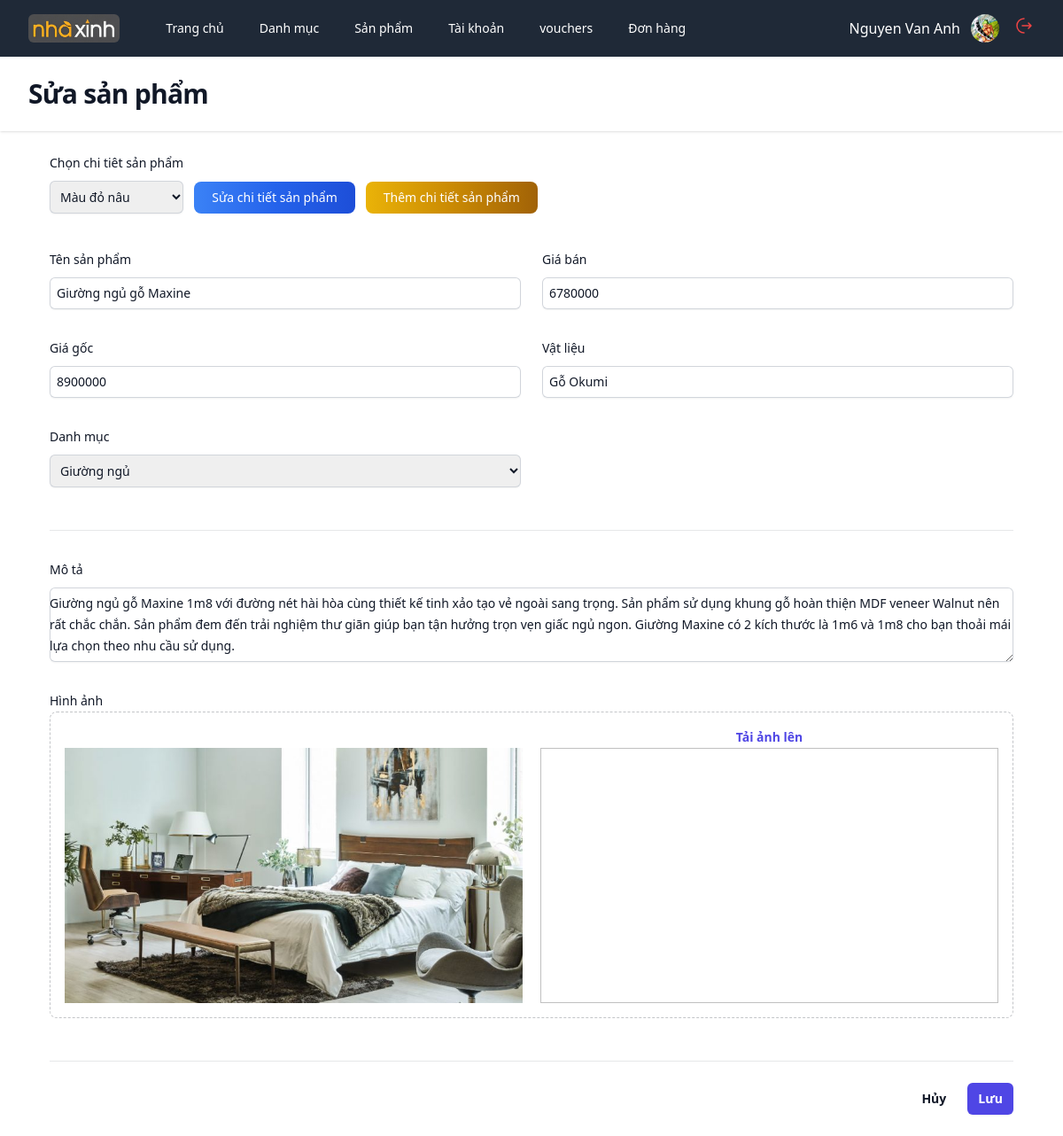
The app's page /admin?act=edit-product&id=25 (signed in) with its own data.
### tables this page shows
CREATE TABLE `products` (
  `id` int(10) NOT NULL,
  `name_product` varchar(200) NOT NULL,
  `description` text NOT NULL,
  `price` float NOT NULL,
  `origin_price` int(11) NOT NULL,
  `thumbnail` varchar(200) NOT NULL,
  `material` varchar(200) NOT NULL,
  `sold` int(11) NOT NULL DEFAULT 0,
  `created_at` varchar(200) NOT NULL,
  `id_category` int(10) NOT NULL,
  `is_deleted` tinyint(1) NOT NULL DEFAULT 0
);

CREATE TABLE `categories` (
  `id` int(10) NOT NULL,
  `name_category` varchar(200) NOT NULL,
  `image` varchar(200) NOT NULL,
  `is_deleted` tinyint(1) NOT NULL DEFAULT 0
);

### core.php (called while the page is built, shortened)
<?php
function viewAdmin($view, $values = [])
{
    return include("../views/admin/$view.php");
}
class Req
{
    public function __construct(
        Categories $categoriesService,
        Products $productsService,
        Users $usersService,
        Vouchers $vouchersService,
        CartsDetail $cartsService,
        Bills $billsService,
        ProductsBill $productsBillService,
        ProductDetail $productsDetailService,
        Images $imagesService,
        Reviews $reviewsService,
    ) {
        $this->categoriesService = $categoriesService;
        $this->productsService = $productsService;
        $this->productsDetailService = $productsDetailService;
    }
}

### controllers/admin/ProductsController.php (called while the page is built, shortened)
<?php
function controller_edit_products(Req $req)
{
    $error = '';
    $id = $_GET['id'];
    $categories = $req->categoriesService->getAll();
    $product = $req->productsService->findOne($id);
    $productsDetail = $req->productsDetailService->getAllProduct($id);
    return viewAdmin("editProduct", [
        'product' => $product,
        'categories' => $categories,
        'productsDetail' => $productsDetail,
        'error' => $error
    ]);
}

### admin/index.php (called while the page is built, shortened)
<?php
function bootstrap()
{
    include("./routes.php");
    include("../database/service.php");
    include("../models/categories.php");
    include("../models/products.php");
    include("../models/users.php");
    include("../models/vouchers.php");
    include("../models/cartsDetail.php");
    include("../models/bills.php");
    include("../models/productsBill.php");
    include("../models/productsDetail.php");
    include("../models/images.php");
    include("../models/reviews.php");
    $role = $_SESSION["user"]["role"];
    $req = new Req(
        $categories,
        $products,
        $users,
        $vouchers,
        $cartsDetail,
        $bills,
        $productsBill,
        $productsDetail,
        $images,
        $reviews,
    );
    if (!isset($_GET['act'])) $act = check_path('');
    else $act = check_path($_GET['act']);
    foreach ($routes as $route) {
        if ($act == $route['path'] && $role >= 1 && $role <= 2) {
            return $route['view']($req);
        }
    }
}
bootstrap();

### database/service.php (called while the page is built, shortened)
<?php
include("database.php");
class ServicePdo
{
    protected $pdo;
    protected $dbName;
    public function __construct($nameDB)
    {
        $this->dbName = $nameDB;
        $this->pdo = connect();
    }
    public function findOne($id)
    {
        try {
            $dbName = $this->dbName;
            $sql = "SELECT * FROM $dbName WHERE ID = $id";
            return $this->pdo->query($sql)->fetch();
        } catch (\Throwable $th) {
            return $th;
        }
    }
}

### models/productsDetail.php (called while the page is built, shortened)
<?php
class ProductDetail extends ServicePdo
{
    public function getAllProduct($idProduct)
    {
        $dbName = $this->dbName;
        $sql = "SELECT * FROM $dbName WHERE ID_PRODUCT = $idProduct";
        return $this->pdo->query($sql)->fetchAll();
    }
}

### database/database.php (called while the page is built)
<?php
function connect()
{
    try {
        $connect =  new PDO("mysql:host=localhost; dbname=project", "root", "");
        $connect->setAttribute(PDO::ATTR_ERRMODE, PDO::ERRMODE_EXCEPTION);
        return $connect;
    } catch (PDOException $e) {
        echo $e->getMessage();
        throw $e;
    }
}

### models/categories.php (called while the page is built, shortened)
<?php
class Categories extends ServicePdo
{
    public function getAll($is_deleted = false)
    {
        $dbName = $this->dbName;
        $sql = "SELECT * FROM $dbName WHERE IS_DELETED = '$is_deleted'";
        return $this->pdo->query($sql)->fetchAll();
    }
}

### views/admin/editProduct.php (the view, shortened to what this page needs)
<!DOCTYPE html>
<html lang="en">
<head>
    <script src="https://cdn.tailwindcss.com"></script>
</head>
<body>
    <div class="min-h-full">
        <?php include('partials/header.php') ?>
        <header class="bg-white shadow">
            <div class="mx-auto max-w-7xl px-4 py-6 sm:px-6 lg:px-8">
                <h1 class="text-3xl font-bold tracking-tight text-gray-900">Sửa sản phẩm</h1>
            </div>
        </header>
        <main>
            <div class="mx-auto px-4 max-w-6xl py-6 sm:px-6 lg:px-8">
                <div class="flex items-end gap-3">
                    <div class="">
                        <label for="country" class="block text-sm font-medium leading-6 text-gray-900">Chọn chi tiêt sản phẩm</label>
                        <div class="mt-2">
                            <select name="id-detail" class="pl-2 block w-full rounded-md border-0 py-2 text-gray-900 shadow-sm ring-1 ring-inset ring-gray-300 focus:ring-2 focus:ring-inset focus:ring-indigo-600 sm:text-sm sm:leading-6">
                                <?php
                                foreach ($productsDetail as $productDetail) {
                                    extract($productDetail)
                                ?>
                                    <option value="<?= $id ?>"><?= $color ?></option>
                                <?php
                                }
                                ?>
                            </select>
                        </div>
                    </div>
                    <a id="edit-detail" href="?act=edit-detail-product&id=<?= $productsDetail[0]['id'] ?>&id-pro=<?= $product['id'] ?>" class="text-white bg-gradient-to-r from-blue-500 via-blue-600 to-blue-700 hover:bg-gradient-to-br focus:ring-4 focus:outline-none focus:ring-blue-300 font-medium rounded-lg text-sm px-5 py-2 text-center">Sửa chi tiết sản phẩm</a>
                    <a href="?act=add-detail-product&id=<?= $product['id'] ?>" class="text-white bg-gradient-to-r from-yellow-500 via-yellow-600 to-yellow-700 hover:bg-gradient-to-br focus:ring-4 focus:outline-none focus:ring-yellow-300 font-medium rounded-lg text-sm px-5 py-2 text-center">Thêm chi tiết sản phẩm</a>
                </div>
                <form action="" method="POST" enctype="multipart/form-data">
                    <div class="space-y-12">
                        <div class="border-b border-gray-900/10 pb-12">
                            <div class="mt-10 grid grid-cols-1 gap-x-6 gap-y-8 sm:grid-cols-6">
                                <div class="col-span-6 border-b border-gray-900/10 pb-12">
                                    <div class="grid grid-cols-1 gap-x-6 gap-y-8 sm:grid-cols-6">
                                        <div class="sm:col-span-3">
                                            <label class="block text-sm font-medium leading-6 text-gray-900">Tên sản phẩm</label>
                                            <div class="mt-2">
                                                <input value="<?= $product['name_product'] ?>" required type="text" name="name-product" class="block w-full rounded-md border-0 py-1.5 text-gray-900 shadow-sm ring-1 ring-inset ring-gray-300 placeholder:text-gray-400 focus:ring-2 focus:ring-inset focus:ring-indigo-600 sm:text-sm sm:leading-6 pl-2">
                                            </div>
                                        </div>
                                        <div class="sm:col-span-3">
                                            <label class="block text-sm font-medium leading-6 text-gray-900">Giá bán</label>
                                            <div class="mt-2">
                                                <input value="<?= $product['price'] ?>" required type="number" name="price" class="block w-full rounded-md border-0 py-1.5 text-gray-900 shadow-sm ring-1 ring-inset ring-gray-300 placeholder:text-gray-400 focus:ring-2 focus:ring-inset focus:ring-indigo-600 sm:text-sm sm:leading-6 pl-2">
                                            </div>
                                        </div>
                                        <div class="sm:col-span-3">
                                            <label class="block text-sm font-medium leading-6 text-gray-900">Giá gốc</label>
                                            <div class="mt-2">
                                                <input value="<?= $product['origin_price'] ?>" required type="number" name="origin-price" class="block w-full rounded-md border-0 py-1.5 text-gray-900 shadow-sm ring-1 ring-inset ring-gray-300 placeholder:text-gray-400 focus:ring-2 focus:ring-inset focus:ring-indigo-600 sm:text-sm sm:leading-6 pl-2">
                                            </div>
                                        </div>
                                        <div class="sm:col-span-3">
                                            <label class="block text-sm font-medium leading-6 text-gray-900">Vật liệu</label>
                                            <div class="mt-2">
                                                <input value="<?= $product['material'] ?>" required type="text" name="material" class="block w-full rounded-md border-0 py-1.5 text-gray-900 shadow-sm ring-1 ring-inset ring-gray-300 placeholder:text-gray-400 focus:ring-2 focus:ring-inset focus:ring-indigo-600 sm:text-sm sm:leading-6 pl-2">
                                            </div>
                                        </div>
                                        <div class="sm:col-span-3">
                                            <label for="country" class="block text-sm font-medium leading-6 text-gray-900">Danh mục</label>
                                            <div class="mt-2">
                                                <select required name="id-category" class="pl-2 block w-full rounded-md border-0 py-2 text-gray-900 shadow-sm ring-1 ring-inset ring-gray-300 focus:ring-2 focus:ring-inset focus:ring-indigo-600 sm:text-sm sm:leading-6">
                                                    <?php
                                                    foreach ($categories as $category) {
                                                        extract($category)
                                                    ?>
                                                        <option <?= $product['id_category'] == $id ? 'selected' : '' ?> value="<?= $id ?>"><?= $name_category ?></option>
                                                    <?php
                                                    }
                                                    ?>
                                                </select>
                                            </div>
                                        </div>
                                    </div>
                                </div>
                                <div class="col-span-full">
                                    <label for="about" class="block text-sm font-medium leading-6 text-gray-900">Mô tả</label>
                                    <div class="mt-2">
                                        <textarea required id="about" name="description" rows="3" class="block w-full rounded-md border-0 py-1.5 text-gray-900 shadow-sm ring-1 ring-inset ring-gray-300 placeholder:text-gray-400 focus:ring-2 focus:ring-inset focus:ring-indigo-600 sm:text-sm sm:leading-6"><?= $product['description'] ?></textarea>
                                    </div>
                                </div>
                                <div class="col-span-full">
                                    <label for="cover-photo" class="block text-sm font-medium leading-6 text-gray-900">Hình ảnh</label>
                                    <div class="flex justify-between rounded-lg border border-dashed border-gray-900/25 py-4 px-4 gap-5">
                                        <img class="mt-6 w-1/2 h-72 object-cover" src="/asset/images/<?= $product['thumbnail'] ?>" alt="">
                                        <div class="w-1/2">
                                            <div class=" justify-center flex items-center text-sm leading-6 text-gray-600">
                                                <label for="file-upload" class="relative cursor-pointer rounded-md bg-white font-semibold text-indigo-600 focus-within:outline-none focus-within:ring-2 focus-within:ring-indigo-600 focus-within:ring-offset-2 hover:text-indigo-500">
                                                    <span>Tải ảnh lên</span>
                                                </label>
                                            </div>
                                            <img class="w-full h-72 object-cover" id="image" alt="">
                                        </div>
                                    </div>
                                </div>
                            </div>
                        </div>
                    </div>
                    <div class="mt-6 flex items-center justify-end gap-x-6">
                        <a href="?act=products" class="text-sm font-semibold leading-6 text-gray-900">Hủy</a>
                        <button name="update-product" type="submit" class="rounded-md bg-indigo-600 px-3 py-2 text-sm font-semibold text-white shadow-sm hover:bg-indigo-500 focus-visible:outline focus-visible:outline-2 focus-visible:outline-offset-2 focus-visible:outline-indigo-600">Lưu</button>
                    </div>
                </form>
            </div>
        </main>
    </div>
</body>
</html>

### records on screen
products: name-product "Giường ngủ gỗ Maxine", price "6780000", origin-price "8900000", material "Gỗ Okumi", id-category "Giường ngủ", description "Giường ngủ gỗ Maxine 1m8 với đường nét hài hòa cùng thiết kế tinh xảo tạo vẻ ngoài sang trọng. Sản phẩm sử dụng khung gỗ hoàn thiện MDF veneer Walnut nên rất chắc chắn. Sản phẩm đem đến trải nghiệm thư giãn giúp bạn tận hưởng trọn vẹn giấc ngủ ngon. Giường Maxine có 2 kích thước là 1m6 và 1m8 cho bạn thoải mái lựa chọn theo nhu cầu sử dụng.", thumbnail (picture)

### other values on screen
$name "Trang chủ"
$name "Danh mục"
$name "Sản phẩm"
$name "Tài khoản"
$name "vouchers"
$name "Đơn hàng"
$_SESSION['user']['full_name'] "Nguyen Van Anh"
form field id-detail "Màu đỏ nâu"
